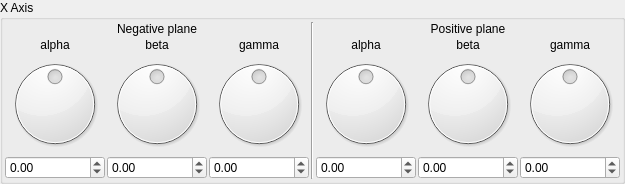
       <widget class="QGroupBox" name="groupBox_5">
        <property name="title">
         <string>X Axis</string>
        </property>
        <layout class="QVBoxLayout" name="verticalLayout_5">
         <property name="spacing">
          <number>2</number>
         </property>
         <property name="leftMargin">
          <number>2</number>
         </property>
         <property name="topMargin">
          <number>2</number>
         </property>
         <property name="rightMargin">
          <number>2</number>
         </property>
         <property name="bottomMargin">
          <number>2</number>
         </property>
         <item>
          <layout class="QGridLayout" name="gridLayout_3">
           <property name="spacing">
            <number>2</number>
           </property>
           <item row="3" column="5">
            <widget class="MyDoubleSpinBox" name="spinboxd3_mandelbox_rotation_pos_1_y">
             <property name="sizePolicy">
              <sizepolicy hsizetype="Minimum" vsizetype="Maximum">
               <horstretch>0</horstretch>
               <verstretch>0</verstretch>
              </sizepolicy>
             </property>
             <property name="prefix">
              <string/>
             </property>
             <property name="suffix">
              <string/>
             </property>
             <property name="decimals">
              <number>2</number>
             </property>
             <property name="minimum">
              <double>-180.000000000000000</double>
             </property>
             <property name="maximum">
              <double>180.000000000000000</double>
             </property>
             <property name="singleStep">
              <double>1.000000000000000</double>
             </property>
            </widget>
           </item>
           <item row="3" column="6">
            <widget class="MyDoubleSpinBox" name="spinboxd3_mandelbox_rotation_pos_1_z">
             <property name="sizePolicy">
              <sizepolicy hsizetype="Minimum" vsizetype="Maximum">
               <horstretch>0</horstretch>
               <verstretch>0</verstretch>
              </sizepolicy>
             </property>
             <property name="prefix">
              <string/>
             </property>
             <property name="suffix">
              <string/>
             </property>
             <property name="decimals">
              <number>2</number>
             </property>
             <property name="minimum">
              <double>-180.000000000000000</double>
             </property>
             <property name="maximum">
              <double>180.000000000000000</double>
             </property>
             <property name="singleStep">
              <double>1.000000000000000</double>
             </property>
            </widget>
           </item>
           <item row="3" column="4">
            <widget class="MyDoubleSpinBox" name="spinboxd3_mandelbox_rotation_pos_1_x">
             <property name="sizePolicy">
              <sizepolicy hsizetype="Minimum" vsizetype="Maximum">
               <horstretch>0</horstretch>
               <verstretch>0</verstretch>
              </sizepolicy>
             </property>
             <property name="prefix">
              <string/>
             </property>
             <property name="suffix">
              <string/>
             </property>
             <property name="decimals">
              <number>2</number>
             </property>
             <property name="minimum">
              <double>-180.000000000000000</double>
             </property>
             <property name="maximum">
              <double>180.000000000000000</double>
             </property>
             <property name="singleStep">
              <double>1.000000000000000</double>
             </property>
            </widget>
           </item>
           <item row="3" column="1">
            <widget class="MyDoubleSpinBox" name="spinboxd3_mandelbox_rotation_neg_1_y">
             <property name="sizePolicy">
              <sizepolicy hsizetype="Minimum" vsizetype="Maximum">
               <horstretch>0</horstretch>
               <verstretch>0</verstretch>
              </sizepolicy>
             </property>
             <property name="prefix">
              <string/>
             </property>
             <property name="suffix">
              <string/>
             </property>
             <property name="decimals">
              <number>2</number>
             </property>
             <property name="minimum">
              <double>-180.000000000000000</double>
             </property>
             <property name="maximum">
              <double>180.000000000000000</double>
             </property>
             <property name="singleStep">
              <double>1.000000000000000</double>
             </property>
            </widget>
           </item>
           <item row="3" column="2">
            <widget class="MyDoubleSpinBox" name="spinboxd3_mandelbox_rotation_neg_1_z">
             <property name="sizePolicy">
              <sizepolicy hsizetype="Minimum" vsizetype="Maximum">
               <horstretch>0</horstretch>
               <verstretch>0</verstretch>
              </sizepolicy>
             </property>
             <property name="prefix">
              <string/>
             </property>
             <property name="suffix">
              <string/>
             </property>
             <property name="decimals">
              <number>2</number>
             </property>
             <property name="minimum">
              <double>-180.000000000000000</double>
             </property>
             <property name="maximum">
              <double>180.000000000000000</double>
             </property>
             <property name="singleStep">
              <double>1.000000000000000</double>
             </property>
            </widget>
           </item>
           <item row="1" column="4">
            <widget class="QLabel" name="label_19">
             <property name="text">
              <string>alpha</string>
             </property>
             <property name="alignment">
              <set>Qt::AlignCenter</set>
             </property>
            </widget>
           </item>
           <item row="1" column="5">
            <widget class="QLabel" name="label_20">
             <property name="text">
              <string>beta</string>
             </property>
             <property name="alignment">
              <set>Qt::AlignCenter</set>
             </property>
            </widget>
           </item>
           <item row="1" column="2">
            <widget class="QLabel" name="label_18">
             <property name="text">
              <string>gamma</string>
             </property>
             <property name="alignment">
              <set>Qt::AlignCenter</set>
             </property>
            </widget>
           </item>
           <item row="2" column="1">
            <widget class="QDial" name="dial3_mandelbox_rotation_neg_1_y">
             <property name="minimum">
              <number>-18000</number>
             </property>
             <property name="maximum">
              <number>18000</number>
             </property>
             <property name="wrapping">
              <bool>true</bool>
             </property>
            </widget>
           </item>
           <item row="1" column="1">
            <widget class="QLabel" name="label_16">
             <property name="text">
              <string>beta</string>
             </property>
             <property name="alignment">
              <set>Qt::AlignCenter</set>
             </property>
            </widget>
           </item>
           <item row="2" column="4">
            <widget class="QDial" name="dial3_mandelbox_rotation_pos_1_x">
             <property name="minimum">
              <number>-18000</number>
             </property>
             <property name="maximum">
              <number>18000</number>
             </property>
             <property name="wrapping">
              <bool>true</bool>
             </property>
            </widget>
           </item>
           <item row="2" column="5">
            <widget class="QDial" name="dial3_mandelbox_rotation_pos_1_y">
             <property name="minimum">
              <number>-18000</number>
             </property>
             <property name="maximum">
              <number>18000</number>
             </property>
             <property name="wrapping">
              <bool>true</bool>
             </property>
            </widget>
           </item>
           <item row="3" column="0">
            <widget class="MyDoubleSpinBox" name="spinboxd3_mandelbox_rotation_neg_1_x">
             <property name="sizePolicy">
              <sizepolicy hsizetype="Minimum" vsizetype="Maximum">
               <horstretch>0</horstretch>
               <verstretch>0</verstretch>
              </sizepolicy>
             </property>
             <property name="prefix">
              <string/>
             </property>
             <property name="suffix">
              <string/>
             </property>
             <property name="decimals">
              <number>2</number>
             </property>
             <property name="minimum">
              <double>-180.000000000000000</double>
             </property>
             <property name="maximum">
              <double>180.000000000000000</double>
             </property>
             <property name="singleStep">
              <double>1.000000000000000</double>
             </property>
            </widget>
           </item>
           <item row="2" column="0">
            <widget class="QDial" name="dial3_mandelbox_rotation_neg_1_x">
             <property name="minimum">
              <number>-18000</number>
             </property>
             <property name="maximum">
              <number>18000</number>
             </property>
             <property name="invertedAppearance">
              <bool>false</bool>
             </property>
             <property name="wrapping">
              <bool>true</bool>
             </property>
             <property name="notchesVisible">
              <bool>false</bool>
             </property>
            </widget>
           </item>
           <item row="1" column="0">
            <widget class="QLabel" name="label_17">
             <property name="text">
              <string>alpha</string>
             </property>
             <property name="alignment">
              <set>Qt::AlignCenter</set>
             </property>
            </widget>
           </item>
           <item row="2" column="2">
            <widget class="QDial" name="dial3_mandelbox_rotation_neg_1_z">
             <property name="minimum">
              <number>-18000</number>
             </property>
             <property name="maximum">
              <number>18000</number>
             </property>
             <property name="wrapping">
              <bool>true</bool>
             </property>
            </widget>
           </item>
           <item row="2" column="6">
            <widget class="QDial" name="dial3_mandelbox_rotation_pos_1_z">
             <property name="minimum">
              <number>-18000</number>
             </property>
             <property name="maximum">
              <number>18000</number>
             </property>
             <property name="wrapping">
              <bool>true</bool>
             </property>
            </widget>
           </item>
           <item row="1" column="6">
            <widget class="QLabel" name="label_21">
             <property name="text">
              <string>gamma</string>
             </property>
             <property name="alignment">
              <set>Qt::AlignCenter</set>
             </property>
            </widget>
           </item>
           <item row="0" column="4" colspan="3">
            <widget class="QLabel" name="label_23">
             <property name="text">
              <string>Positive plane</string>
             </property>
             <property name="alignment">
              <set>Qt::AlignCenter</set>
             </property>
            </widget>
           </item>
           <item row="0" column="0" colspan="3">
            <widget class="QLabel" name="label_22">
             <property name="text">
              <string>Negative plane</string>
             </property>
             <property name="alignment">
              <set>Qt::AlignCenter</set>
             </property>
            </widget>
           </item>
           <item row="0" column="3" rowspan="4">
            <widget class="Line" name="line">
             <property name="orientation">
              <enum>Qt::Vertical</enum>
             </property>
            </widget>
           </item>
          </layout>
         </item>
        </layout>
       </widget>
